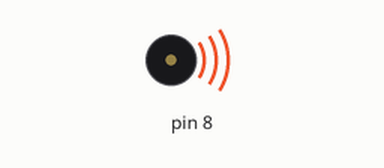
The sketch below on a simulated Arduino Uno, built with avr-gcc and run on an emulated ATmega328P. On the bench: buzzer (waves = sounding).

Above: at 0.15 s.
At 6.75 s:
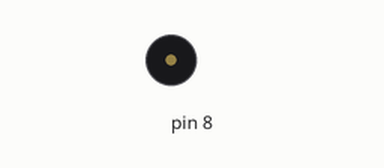
Timing chart, 0 to 7.6 s (numbered marks = the images above):
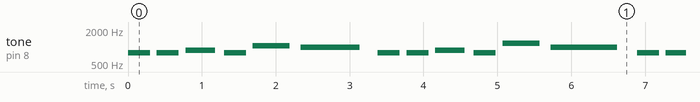

Measured:
- by itself, tone on pin 8: plays 784 Hz for 0.30 s, 784 Hz for 0.30 s, 880 Hz for 0.40 s, 784 Hz for 0.30 s, 1047 Hz for 0.50 s, 988 Hz for 0.80 s … (203 notes in this stretch)

The sketch:

Birthdaysongkinda.ino
```cpp
// Dylan Guevarra
#include "pitches.h"
void setup()  {
} // not needed

// notes in the melody:
int melody[] = {
  NOTE_G5, NOTE_G5, NOTE_A5, NOTE_G5, NOTE_C6, NOTE_B5,
  NOTE_G5, NOTE_G5, NOTE_A5, NOTE_G5, NOTE_D6, NOTE_B5,
  NOTE_G5, NOTE_G5, NOTE_E6, NOTE_D5, NOTE_C6, NOTE_B6,
};
int durations[] = {
  300,300,400,300,500,800,
  300,300,400,300,500,900,
  300,300,600,300,300,300,
};

void loop() {
  int notes = sizeof(melody)  / sizeof(melody[0]);
  for (int  i = 0;  i<notes;i++)  {
    tone(8, melody[i], durations[i]);
    delay(durations[i]*1.3);
  }

delay(2000);
}
```
